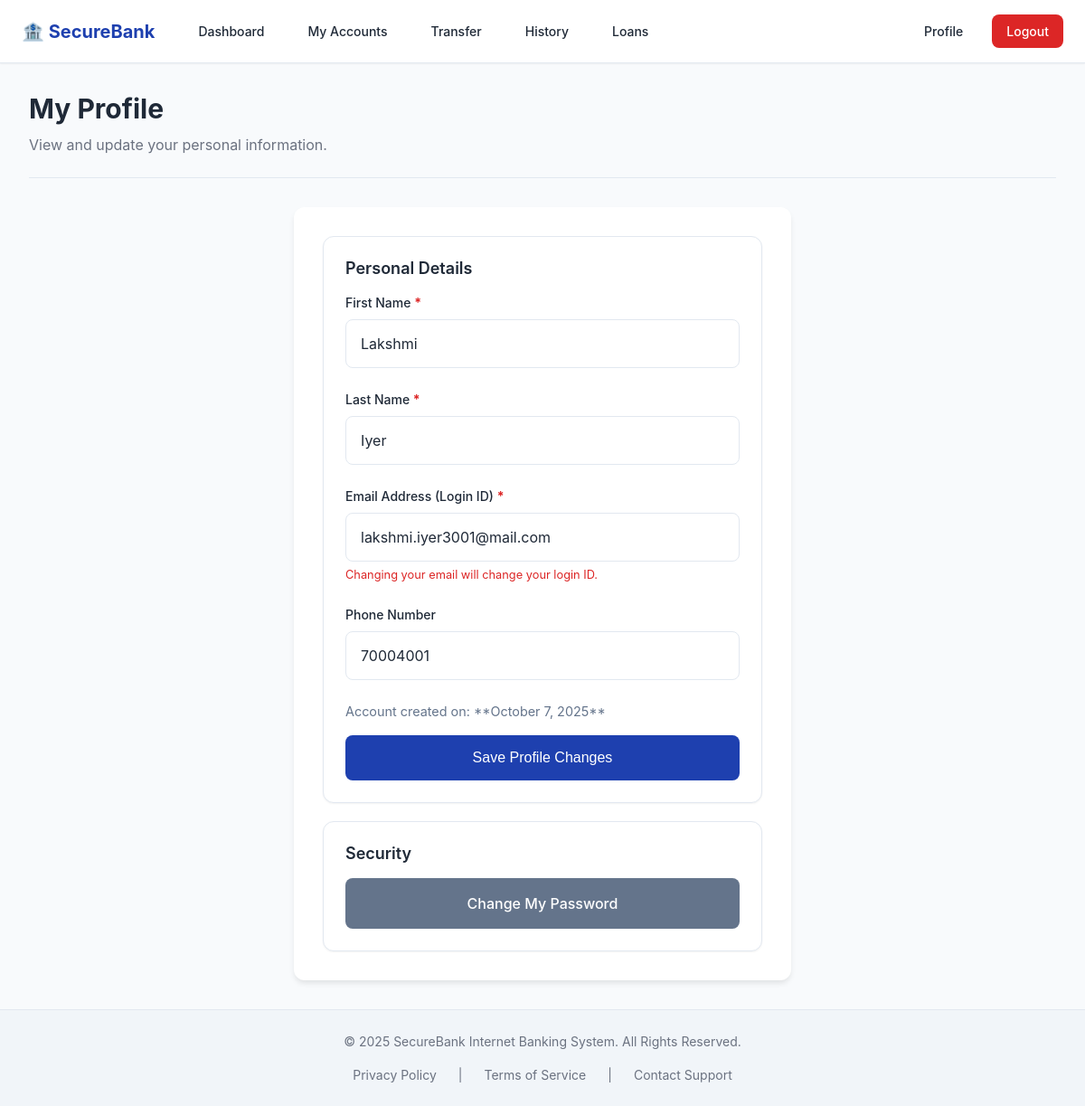
/client/profile.php (signed in), run on the app's committed database.
### tables this page shows
CREATE TABLE IF NOT EXISTS users (
    user_id INT PRIMARY KEY AUTO_INCREMENT,
    role_id INT NOT NULL,
    first_name VARCHAR(100) NOT NULL,
    last_name VARCHAR(100) NOT NULL,
    email VARCHAR(100) NOT NULL UNIQUE,
    phone VARCHAR(20),
    password_hash VARCHAR(255) NOT NULL,
    is_active BOOLEAN DEFAULT TRUE,
    created_at TIMESTAMP DEFAULT CURRENT_TIMESTAMP,
    FOREIGN KEY (role_id) REFERENCES user_roles(role_id)
);

### includes/functions.php (called while the page is built, shortened)
<?php
function formatDate(string $datetime, string $format = 'M j, Y g:i A'): string {
    try {
        $date_obj = new DateTime($datetime);
        return $date_obj->format($format);
    } catch (Exception $e) {
        return "Invalid Date";
    }
}
?>

### client/profile.php (the view, shortened to what this page needs)
<?php
require_once __DIR__ . '/../includes/functions.php';
$conn = connectDB();
$client_id = $_SESSION['user_id'];
$client_info = null;
try {
    $stmt_user = $conn->prepare("SELECT first_name, last_name, email, phone, created_at
                                  FROM users
                                  WHERE user_id = ?");
    $stmt_user->bind_param("i", $client_id);
    $stmt_user->execute();
    $result_user = $stmt_user->get_result();
    if ($result_user->num_rows === 1) {
        $client_info = $result_user->fetch_assoc();
    } else {
        $message = "Error: Your user profile could not be retrieved.";
        $message_type = 'error';
        goto render_page;
    }
} catch (Exception $e) {
    $message = "Database error fetching profile details.";
    $message_type = 'error';
    error_log("Client Profile Fetch DB Error: " . $e->getMessage());
    goto render_page;
}
?>
<?php require_once __DIR__ . '/../includes/header.php'; ?>
<div class="page-title">
    <h1>My Profile</h1>
    <p>View and update your personal information.</p>
</div>
<div class="user-form-container" style="max-width: 550px; margin: 0 auto;">
    <?php if ($client_info): ?>
    <div class="widget">
        <h2>Personal Details</h2>
        <form method="POST" action="profile.php">
            <div class="form-group">
                <label for="first_name">First Name <span class="required">*</span></label>
                <input type="text" id="first_name" name="first_name" required
                       value="<?php echo htmlspecialchars($client_info['first_name']); ?>">
            </div>
            <div class="form-group">
                <label for="last_name">Last Name <span class="required">*</span></label>
                <input type="text" id="last_name" name="last_name" required
                       value="<?php echo htmlspecialchars($client_info['last_name']); ?>">
            </div>
            <div class="form-group">
                <label for="email">Email Address (Login ID) <span class="required">*</span></label>
                <input type="email" id="email" name="email" required
                       value="<?php echo htmlspecialchars($client_info['email']); ?>">
                <p style="font-size: 0.8em; color: var(--danger-color); margin-top: 5px;">Changing your email will change your login ID.</p>
            </div>
            <div class="form-group">
                <label for="phone">Phone Number</label>
                <input type="tel" id="phone" name="phone"
                       value="<?php echo htmlspecialchars($client_info['phone']); ?>">
            </div>
            <p style="font-size: 0.9em; color: var(--secondary-color); margin-bottom: 15px;">
                Account created on: **<?php echo formatDate($client_info['created_at'], 'F j, Y'); ?>**
            </p>
            <button type="submit" class="btn-primary" style="width: 100%;">Save Profile Changes</button>
        </form>
    </div>
    <?php endif; ?>
    <div class="widget" style="margin-top: 20px;">
        <h2>Security</h2>
        <a href="change_password.php" class="btn-secondary" style="width: 100%; display: block; text-align: center;">Change My Password</a>
    </div>
</div>
<?php
require_once __DIR__ . '/../includes/footer.php';
?>

### data on the page
users: first_name "Lakshmi", last_name "Iyer", email "lakshmi.iyer3001@mail.com", phone "70004001", created_at "October 7, 2025"
